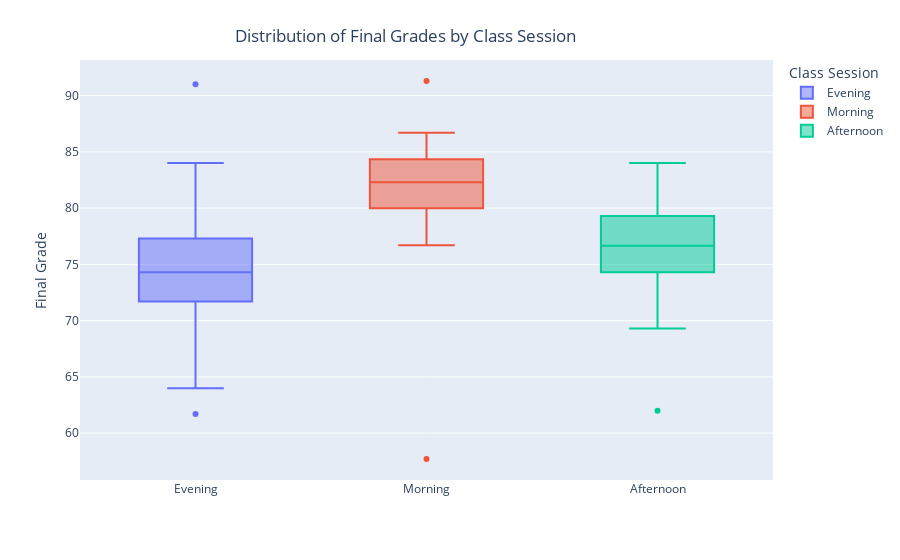

Here is the notebook cell this chart was saved with:
### Markdown cell above
# Visualizations

### Code cell
# Visualize Grade Distributions:

plot = px.box(df, x='ClassSession', y='Grade', color='ClassSession')
plot.update_layout(
    title={'text': "Distribution of Final Grades by Class Session",
           'xanchor': 'center',
           'yanchor': 'top',
           'x': 0.45},
    legend_title_text='Class Session',
    xaxis_title='',
    yaxis_title='Final Grade')
plot.show()

### Figure 1 — Plotly figure (JSON) as saved in the notebook; plotly's stock layout.template omitted (floating-point values rounded to 4 significant figures)
{"data": [{"alignmentgroup": "True", "hovertemplate": "ClassSession=%{x}<br>Grade=%{y}<extra></extra>", "legendgroup": "Evening", "marker": {"color": "#636efa"}, "name": "Evening", "notched": false, "offsetgroup": "Evening", "orientation": "v", "showlegend": true, "type": "box", "x": ["Evening", "Evening", "Evening", "Evening", "Evening", "Evening", "Evening", "Evening", "Evening", "Evening", "Evening", "Evening", "Evening", "Evening", "Evening", "Evening", "Evening", "Evening", "Evening", "Evening", "Evening", "Evening", "Evening", "Evening", "Evening", "Evening", "Evening", "Evening", "Evening", "Evening", "Evening", "Evening", "Evening", "Evening", "Evening", "Evening", "Evening", "Evening", "Evening", "Evening", "Evening", "Evening"], "x0": " ", "xaxis": "x", "y": [91, 81, 80, 70.3, 78.7, 64, 72.7, 72.7, 75.7, 75, 70, 77, 72.7, 74, 77, 61.7, 69.7, 83, 68.3, 74, 71.7, 67.7, 76.7, 74.3, 80, 68.3, 74.3, 76.7, 77, 73.7, 79.3, 77, 79.7, 73, 84, 72.7, 70.7, 77.3, 71.3, 79.3, 75.7, 74], "y0": " ", "yaxis": "y"}, {"alignmentgroup": "True", "hovertemplate": "ClassSession=%{x}<br>Grade=%{y}<extra></extra>", "legendgroup": "Morning", "marker": {"color": "#EF553B"}, "name": "Morning", "notched": false, "offsetgroup": "Morning", "orientation": "v", "showlegend": true, "type": "box", "x": ["Morning", "Morning", "Morning", "Morning", "Morning", "Morning", "Morning", "Morning", "Morning", "Morning", "Morning", "Morning", "Morning", "Morning", "Morning", "Morning", "Morning", "Morning", "Morning", "Morning", "Morning", "Morning", "Morning", "Morning", "Morning", "Morning", "Morning", "Morning", "Morning", "Morning", "Morning", "Morning"], "x0": " ", "xaxis": "x", "y": [57.7, 76.7, 79.3, 82, 91.3, 82, 82, 85.3, 79.3, 79, 82.3, 85, 81.3, 86.7, 84, 86, 81.7, 82.3, 86.7, 82.3, 80.3, 82.7, 84.7, 83.7, 79.7, 79, 80.7, 82.3, 79.3, 82.3, 82.7, 86], "y0": " ", "yaxis": "y"}, {"alignmentgroup": "True", "hovertemplate": "ClassSession=%{x}<br>Grade=%{y}<extra></extra>", "legendgroup": "Afternoon", "marker": {"color": "#00cc96"}, "name": "Afternoon", "notched": false, "offsetgroup": "Afternoon", "orientation": "v", "showlegend": true, "type": "box", "x": ["Afternoon", "Afternoon", "Afternoon", "Afternoon", "Afternoon", "Afternoon", "Afternoon", "Afternoon", "Afternoon", "Afternoon", "Afternoon", "Afternoon", "Afternoon", "Afternoon", "Afternoon", "Afternoon", "Afternoon", "Afternoon", "Afternoon", "Afternoon", "Afternoon", "Afternoon", "Afternoon", "Afternoon", "Afternoon", "Afternoon"], "x0": " ", "xaxis": "x", "y": [62, 74.3, 78.3, 75, 69.3, 71.7, 73.3, 71, 81.3, 79.3, 74, 75, 82.3, 80, 79, 77.3, 78.3, 74.3, 77, 76.3, 80, 75.7, 84, 74.7, 77.7, 81], "y0": " ", "yaxis": "y"}], "layout": {"boxmode": "overlay", "legend": {"title": {"text": "Class Session"}, "tracegroupgap": 0}, "margin": {"t": 60}, "title": {"text": "Distribution of Final Grades by Class Session", "x": 0.45, "xanchor": "center", "yanchor": "top"}, "xaxis": {"anchor": "y", "categoryarray": ["Evening", "Morning", "Afternoon"], "categoryorder": "array", "domain": [0, 1], "title": {"text": ""}}, "yaxis": {"anchor": "x", "domain": [0, 1], "title": {"text": "Final Grade"}}}}
